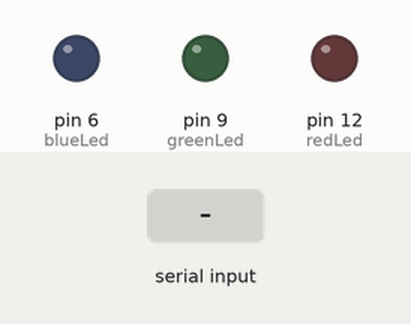
Recording of a sketch running on a simulated Arduino Uno, built with avr-gcc and run on an emulated ATmega328P. On the bench: output pins drawn as LEDs (lit = HIGH). The inputs (shaded band) are chosen by the test bench. What the sketch prints to the serial monitor is not drawn.

Above: at 1.2 s.
1.3 s: "green" received over Serial
At 2.6 s:
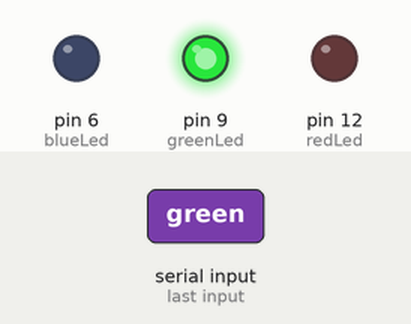
3.8 s: "blue" received over Serial
At 5.7 s:
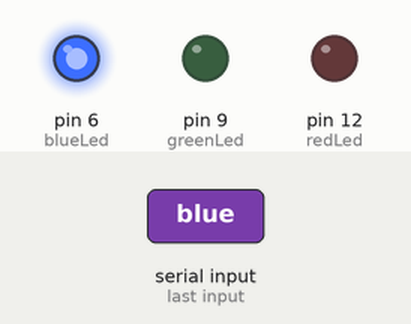
6.3 s: "red" received over Serial
At 7.6 s:
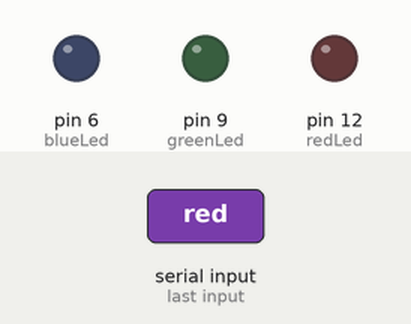
Timing chart, 0 to 9.3 s (numbered marks = the images above; inputs shaded):
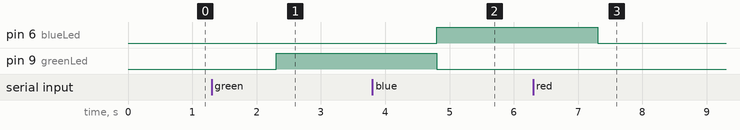

The sketch:

sketch_dec08f.ino
```cpp
// Reading Stringd from A serial Monitor
int redLed=12;
int blueLed=6;
int greenLed=9;
int timeDelay=1000;
String input = "Enter The Led Colour You Want:  ";
String select="You Select ";
String led;
void setup() {
  // put your setup code here, to run once:
  pinMode(redLed,OUTPUT);
  pinMode(greenLed,OUTPUT);
  pinMode(blueLed,OUTPUT);
  Serial.begin(9600);
}

void loop() {
  // put your main code here, to run repeatedly:
  Serial.println(input);
  while(Serial.available()==0){}
  Serial.println(select);
  led=Serial.readString();
  Serial.print(led);

  //Working On conditional Statement And control
  if(led=="green"){
    digitalWrite(greenLed,HIGH);
    digitalWrite(blueLed,LOW);
    digitalWrite(redLed,LOW);
    delay(timeDelay); //this limit the duration eor which the
    //selected led is ON
    }
  if (led=="blue"){
    digitalWrite(greenLed,LOW);
    digitalWrite(blueLed,HIGH);
    digitalWrite(redLed,LOW);
    delay(timeDelay);
    }
  if (led=="red"){
    digitalWrite(greenLed,LOW);
    digitalWrite(blueLed,LOW);
    digitalWrite(redLed,LOW);
    delay(timeDelay);
    }
}
```

Measured:
- after the input at 1.3 s, pin 9 (greenLed): LOW → HIGH after 1.0 s
- after the input at 3.8 s, pin 6 (blueLed): LOW → HIGH after 1.0 s; pin 9 (greenLed): HIGH → LOW after 1.0 s
- after the input at 6.3 s, pin 6 (blueLed): HIGH → LOW after 1.0 s
